Frame 1 (no input): blank canvas, image omitted
Frame 60 (no input): blank canvas, image omitted
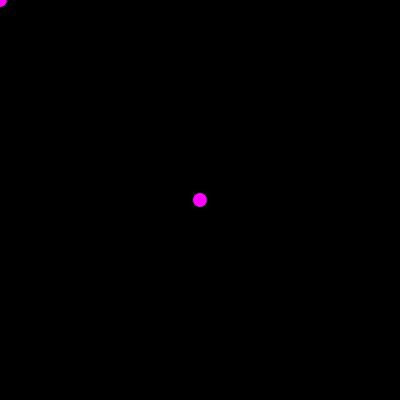
Frame 120 (the mouse pressed at the canvas centre since frame 60)

The p5.js sketch whose frames 1 and 60 were blank and that drew this single picture after the mouse press (run headless with seeded random() and noise() and a simulated clock; from frame 60 on, the mouse is pressed at the canvas centre):

// p5.js sketch
// ── sketch.js
function setup() {
  createCanvas(400, 400)
  background(0, 0, 0)
}

function draw() {
  fill(255, 0, 255)
  ellipse(mouseX, mouseY, 15, 15)
}
